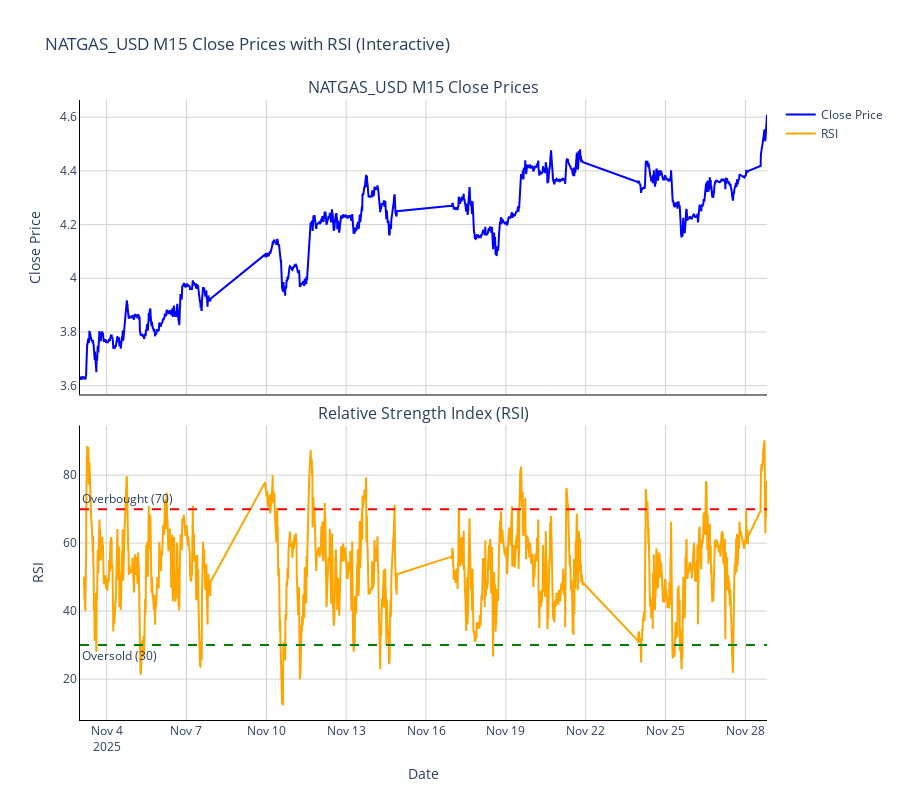

Notebook cell for this chart:
### Code cell
import pandas as pd
import plotly.graph_objects as go
from plotly.subplots import make_subplots

# 1. Create subplots
# rows=2 and cols=1 mirrors your (ax1, ax2) structure.
# row_heights can be adjusted to make the price plot taller (e.g., 0.7 for the top, 0.3 for the bottom).
fig = make_subplots(
    rows=2,
    cols=1,
    shared_xaxes=True,
    vertical_spacing=0.05,
    subplot_titles=("NATGAS_USD M15 Close Prices", "Relative Strength Index (RSI)"),
)

# 2. Add Price Plot (Top Subplot)
fig.add_trace(
    go.Scatter(
        x=new_data_df.index,
        y=new_data_df["close"],
        mode="lines",
        name="Close Price",
        line=dict(color="blue"),
    ),
    row=1,
    col=1,
)

# 3. Add RSI Plot (Bottom Subplot)
fig.add_trace(
    go.Scatter(
        x=new_data_df.index,
        y=new_data_df["RSI"],
        mode="lines",
        name="RSI",
        line=dict(color="orange"),
    ),
    row=2,
    col=1,
)

# Add Overbought (70) and Oversold (30) lines to the RSI subplot
fig.add_hline(
    y=70,
    line_dash="dash",
    line_color="red",
    annotation_text="Overbought (70)",
    annotation_position="top left",
    row=2,
    col=1,
)

fig.add_hline(
    y=30,
    line_dash="dash",
    line_color="green",
    annotation_text="Oversold (30)",
    annotation_position="bottom left",
    row=2,
    col=1,
)

# 4. Update Layout and Titles
fig.update_layout(
    title_text="NATGAS_USD M15 Close Prices with RSI (Interactive)",
    # Set height for the overall figure
    height=800,
    # Make the entire background white
    plot_bgcolor="white",
    # Enable pan/zoom and other interactive features
    hovermode="x unified",
)

# Update Y-axes titles
fig.update_yaxes(title_text="Close Price", row=1, col=1)
fig.update_yaxes(title_text="RSI", row=2, col=1)

# Update X-axis title (only needed for the bottom subplot since axes are shared)
fig.update_xaxes(title_text="Date", row=2, col=1)

# Enable gridlines on all x-axes and y-axes
fig.update_xaxes(showgrid=True, gridcolor="lightgray")
fig.update_yaxes(showgrid=True, gridcolor="lightgray")

# Add axis lines
fig.update_xaxes(showline=True, linewidth=1, linecolor="black", mirror=False)
fig.update_yaxes(showline=True, linewidth=1, linecolor="black", mirror=False)

# Display the figure
fig.show()

### Figure 1 — Plotly figure (JSON) as saved in the notebook; plotly's stock layout.template omitted (floating-point values rounded to 4 significant figures; data arrays with more than 128 entries replaced by an {"elided": "..."} marker saying what was removed)
{"data": [{"line": {"color": "blue"}, "mode": "lines", "name": "Close Price", "type": "scatter", "x": {"elided": "1773 str values"}, "xaxis": "x", "y": {"elided": "1773 float values"}, "yaxis": "y"}, {"line": {"color": "orange"}, "mode": "lines", "name": "RSI", "type": "scatter", "x": {"elided": "1773 str values"}, "xaxis": "x2", "y": {"elided": "1773 float values"}, "yaxis": "y2"}], "layout": {"annotations": [{"font": {"size": 16}, "showarrow": false, "text": "NATGAS_USD M15 Close Prices", "x": 0.5, "xanchor": "center", "xref": "paper", "y": 1, "yanchor": "bottom", "yref": "paper"}, {"font": {"size": 16}, "showarrow": false, "text": "Relative Strength Index (RSI)", "x": 0.5, "xanchor": "center", "xref": "paper", "y": 0.475, "yanchor": "bottom", "yref": "paper"}, {"showarrow": false, "text": "Overbought (70)", "x": 0, "xanchor": "left", "xref": "x2 domain", "y": 70, "yanchor": "bottom", "yref": "y2"}, {"showarrow": false, "text": "Oversold (30)", "x": 0, "xanchor": "left", "xref": "x2 domain", "y": 30, "yanchor": "top", "yref": "y2"}], "height": 800, "hovermode": "x unified", "plot_bgcolor": "white", "shapes": [{"line": {"color": "red", "dash": "dash"}, "type": "line", "x0": 0, "x1": 1, "xref": "x2 domain", "y0": 70, "y1": 70, "yref": "y2"}, {"line": {"color": "green", "dash": "dash"}, "type": "line", "x0": 0, "x1": 1, "xref": "x2 domain", "y0": 30, "y1": 30, "yref": "y2"}], "title": {"text": "NATGAS_USD M15 Close Prices with RSI (Interactive)"}, "xaxis": {"anchor": "y", "domain": [0, 1], "gridcolor": "lightgray", "linecolor": "black", "linewidth": 1, "matches": "x2", "mirror": false, "showgrid": true, "showline": true, "showticklabels": false}, "xaxis2": {"anchor": "y2", "domain": [0, 1], "gridcolor": "lightgray", "linecolor": "black", "linewidth": 1, "mirror": false, "showgrid": true, "showline": true, "title": {"text": "Date"}}, "yaxis": {"anchor": "x", "domain": [0.525, 1], "gridcolor": "lightgray", "linecolor": "black", "linewidth": 1, "mirror": false, "showgrid": true, "showline": true, "title": {"text": "Close Price"}}, "yaxis2": {"anchor": "x2", "domain": [0, 0.475], "gridcolor": "lightgray", "linecolor": "black", "linewidth": 1, "mirror": false, "showgrid": true, "showline": true, "title": {"text": "RSI"}}}}
